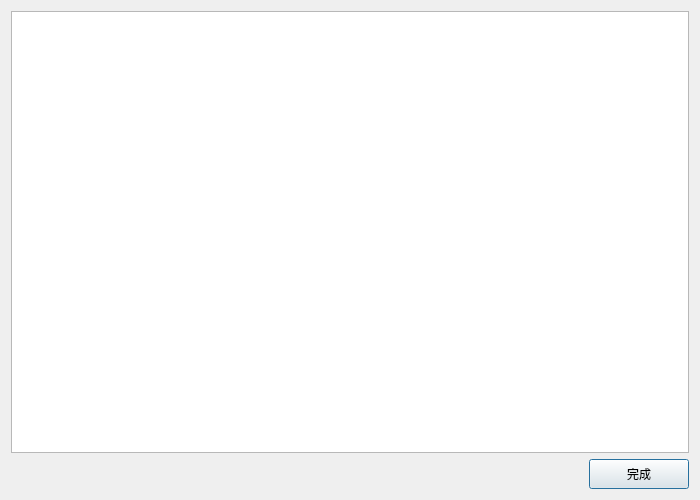
<?xml version="1.0" encoding="UTF-8"?>
<ui version="4.0">
 <class>kds_quit</class>
 <widget class="QDialog" name="kds_quit">
  <property name="geometry">
   <rect>
    <x>0</x>
    <y>0</y>
    <width>700</width>
    <height>500</height>
   </rect>
  </property>
  <property name="windowTitle">
   <string>Dialog</string>
  </property>
  <layout class="QVBoxLayout" name="verticalLayout">
   <item>
    <widget class="lds_tablewidget" name="tableWidget"/>
   </item>
   <item>
    <layout class="QHBoxLayout" name="horizontalLayout">
     <item>
      <spacer name="horizontalSpacer">
       <property name="orientation">
        <enum>Qt::Horizontal</enum>
       </property>
       <property name="sizeHint" stdset="0">
        <size>
         <width>40</width>
         <height>20</height>
        </size>
       </property>
      </spacer>
     </item>
     <item>
      <widget class="lds_pushbutton" name="pushButton_ok">
       <property name="minimumSize">
        <size>
         <width>100</width>
         <height>30</height>
        </size>
       </property>
       <property name="text">
        <string>完成</string>
       </property>
       <property name="outer_stylesheet" stdset="0">
        <string>pushbutton</string>
       </property>
      </widget>
     </item>
    </layout>
   </item>
  </layout>
 </widget>
 <customwidgets>
  <customwidget>
   <class>lds_pushbutton</class>
   <extends>QPushButton</extends>
   <header>lds_pushbutton.h</header>
  </customwidget>
  <customwidget>
   <class>lds_tablewidget</class>
   <extends>QTableWidget</extends>
   <header>lds_tablewidget.h</header>
  </customwidget>
 </customwidgets>
 <resources/>
 <connections/>
</ui>
